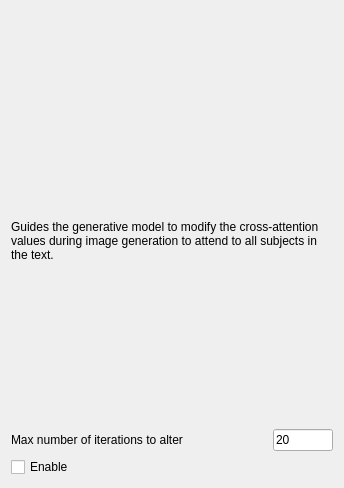
                    <widget class="QWidget" name="page_2">
                     <property name="geometry">
                      <rect>
                       <x>0</x>
                       <y>0</y>
                       <width>344</width>
                       <height>488</height>
                      </rect>
                     </property>
                     <attribute name="label">
                      <string>Attend And Excite</string>
                     </attribute>
                     <layout class="QVBoxLayout" name="verticalLayout_32">
                      <item>
                       <widget class="QLabel" name="attend_excite_pixmap">
                        <property name="text">
                         <string/>
                        </property>
                       </widget>
                      </item>
                      <item>
                       <widget class="QLabel" name="label_10">
                        <property name="sizePolicy">
                         <sizepolicy hsizetype="Preferred" vsizetype="Minimum">
                          <horstretch>0</horstretch>
                          <verstretch>0</verstretch>
                         </sizepolicy>
                        </property>
                        <property name="text">
                         <string>Guides the generative model to modify the cross-attention values during image generation to attend to all subjects in the text.</string>
                        </property>
                        <property name="alignment">
                         <set>Qt::AlignLeading|Qt::AlignLeft|Qt::AlignTop</set>
                        </property>
                        <property name="wordWrap">
                         <bool>true</bool>
                        </property>
                       </widget>
                      </item>
                      <item>
                       <layout class="QHBoxLayout" name="horizontalLayout_4">
                        <item>
                         <widget class="QLabel" name="label_18">
                          <property name="text">
                           <string>Max number of iterations to alter</string>
                          </property>
                         </widget>
                        </item>
                        <item>
                         <widget class="QLineEdit" name="max_iter_to_alter_field">
                          <property name="maximumSize">
                           <size>
                            <width>60</width>
                            <height>16777215</height>
                           </size>
                          </property>
                          <property name="text">
                           <string>20</string>
                          </property>
                         </widget>
                        </item>
                       </layout>
                      </item>
                      <item>
                       <widget class="QCheckBox" name="attend_excite_checkbox">
                        <property name="text">
                         <string>Enable</string>
                        </property>
                        <property name="checked">
                         <bool>false</bool>
                        </property>
                       </widget>
                      </item>
                     </layout>
                    </widget>
